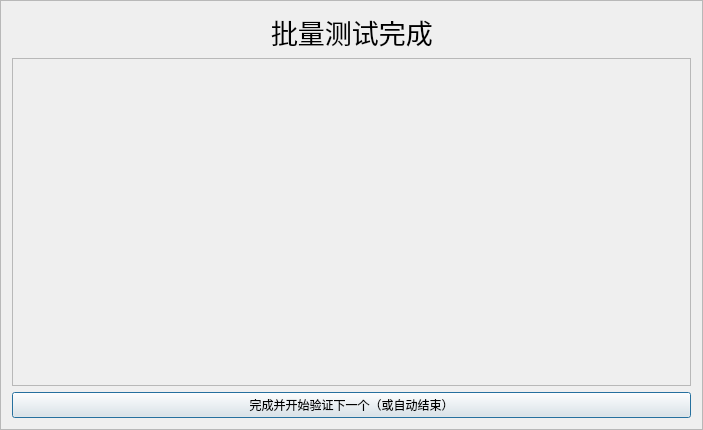
<?xml version="1.0" encoding="UTF-8"?>
<ui version="4.0">
 <class>Frame</class>
 <widget class="QFrame" name="Frame">
  <property name="geometry">
   <rect>
    <x>0</x>
    <y>0</y>
    <width>703</width>
    <height>430</height>
   </rect>
  </property>
  <property name="windowTitle">
   <string>Frame</string>
  </property>
  <property name="frameShape">
   <enum>QFrame::StyledPanel</enum>
  </property>
  <property name="frameShadow">
   <enum>QFrame::Raised</enum>
  </property>
  <layout class="QVBoxLayout" name="verticalLayout">
   <item>
    <layout class="QHBoxLayout" name="horizontalLayout">
     <property name="sizeConstraint">
      <enum>QLayout::SetFixedSize</enum>
     </property>
     <item>
      <spacer name="horizontalSpacer">
       <property name="orientation">
        <enum>Qt::Horizontal</enum>
       </property>
       <property name="sizeHint" stdset="0">
        <size>
         <width>40</width>
         <height>20</height>
        </size>
       </property>
      </spacer>
     </item>
     <item>
      <widget class="QLabel" name="label">
       <property name="sizePolicy">
        <sizepolicy hsizetype="Preferred" vsizetype="Fixed">
         <horstretch>0</horstretch>
         <verstretch>0</verstretch>
        </sizepolicy>
       </property>
       <property name="font">
        <font>
         <family>Agency FB</family>
         <pointsize>20</pointsize>
        </font>
       </property>
       <property name="text">
        <string>批量测试完成</string>
       </property>
      </widget>
     </item>
     <item>
      <spacer name="horizontalSpacer_2">
       <property name="orientation">
        <enum>Qt::Horizontal</enum>
       </property>
       <property name="sizeHint" stdset="0">
        <size>
         <width>40</width>
         <height>20</height>
        </size>
       </property>
      </spacer>
     </item>
    </layout>
   </item>
   <item>
    <widget class="QScrollArea" name="testResultArea">
     <property name="verticalScrollBarPolicy">
      <enum>Qt::ScrollBarAsNeeded</enum>
     </property>
     <property name="horizontalScrollBarPolicy">
      <enum>Qt::ScrollBarAsNeeded</enum>
     </property>
     <property name="widgetResizable">
      <bool>true</bool>
     </property>
     <widget class="QWidget" name="scrollAreaWidgetContents">
      <property name="geometry">
       <rect>
        <x>0</x>
        <y>0</y>
        <width>681</width>
        <height>339</height>
       </rect>
      </property>
      <layout class="QGridLayout" name="resultGridLayout"/>
     </widget>
    </widget>
   </item>
   <item>
    <widget class="QPushButton" name="finishButton">
     <property name="text">
      <string>完成并开始验证下一个（或自动结束）</string>
     </property>
     <property name="autoDefault">
      <bool>true</bool>
     </property>
     <property name="default">
      <bool>true</bool>
     </property>
    </widget>
   </item>
  </layout>
 </widget>
 <resources/>
 <connections/>
</ui>
